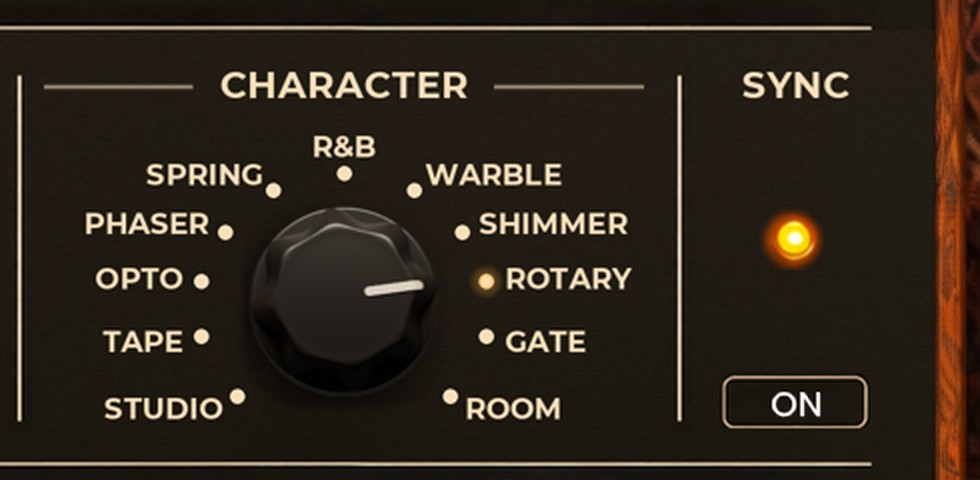
#> input picture renders/character_now.jpg, 980 x 480 px
$ python overlay.py ../../../../renders/character_now.jpg out.png
#> lines starting #> are read from the running program, lines starting #| are printed output that depends on the picture
"""Reference (ref_rosewood_1) mapped into UI space next to / blended with a composite.  python overlay.py comp.png out.png"""
import sys
from PIL import Image
c = Image.open(sys.argv[1]).convert("RGB")
#> c is the input picture: PIL image 980x480 RGB; mean R, G, B 47.5, 38.7, 28.6
r = Image.open(__file__.replace("overlay.py", "gen/ref_rosewood_1_1.png")).convert("RGB").resize((1600, 1000), Image.LANCZOS)
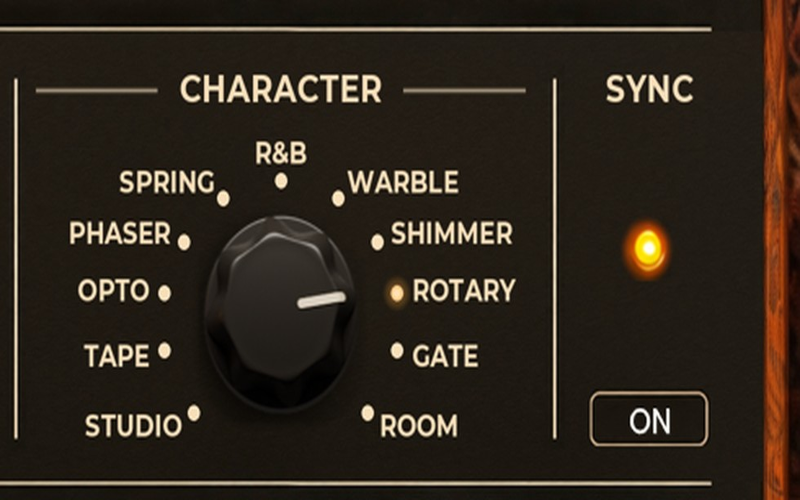
#> r: PIL image 1600x1000 RGB (shown at 1/2 size); mean R, G, B 47.5, 38.7, 28.6
# the reference's steel zone (y 75..630) onto ours (96..672)
k = 576 / 555; r2 = r.resize((1600, round(1000 * k)), Image.LANCZOS); off = round(96 - 75 * k)
ref = Image.new("RGB", (1600, 1000)); ref.paste(r2, (0, off))
#> after `ref = Image.new('RGB', (1600, 1000))`: ref: PIL image 1600x1000 RGB; every value is 0
#> after `ref.paste(r2, (0, off))`:
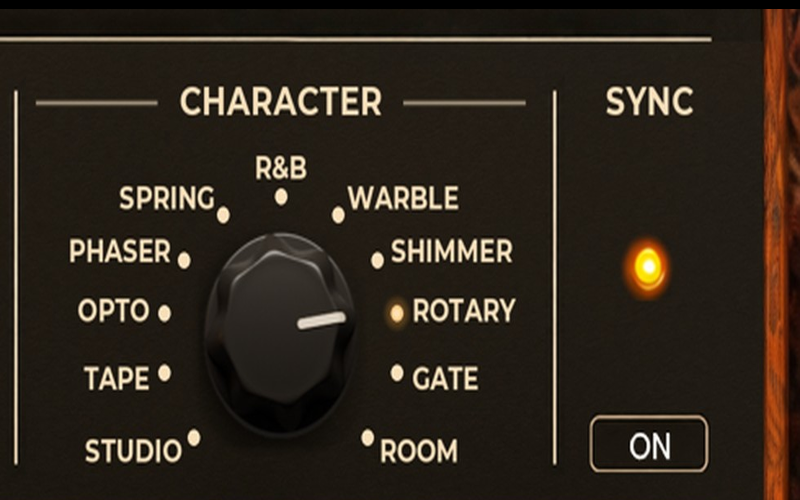
#> ref: PIL image 1600x1000 RGB (shown at 1/2 size); mean R, G, B 46.6, 37.8, 28
box = (0, 96, 1600, 672)
o = Image.new("RGB", (1600, 576 * 3 + 20), "white")
#> o: PIL image 1600x1748 RGB; every value is 255
o.paste(ref.crop(box), (0, 0)); o.paste(c.crop(box), (0, 586)); o.paste(Image.blend(ref, c, 0.5).crop(box), (0, 1172))
#> after `o.paste(ref.crop(box), (0, 0))`:
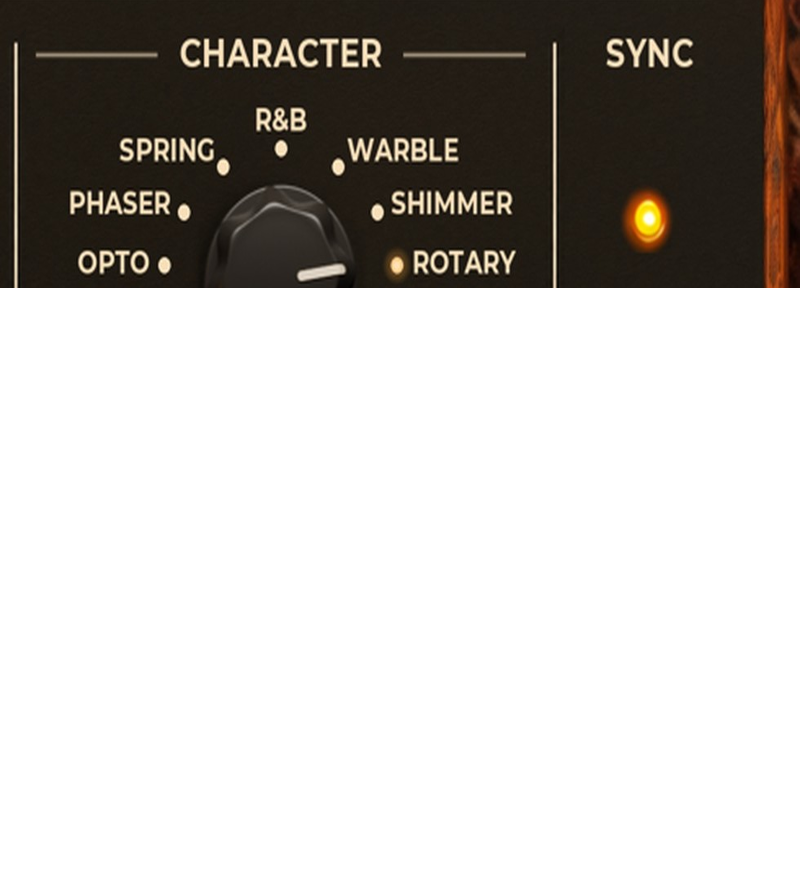
#> o: PIL image 1600x1748 RGB (shown at 1/2 size); mean R, G, B 188.1, 184.9, 181.2
#> after `o.paste(c.crop(box), (0, 586))`:
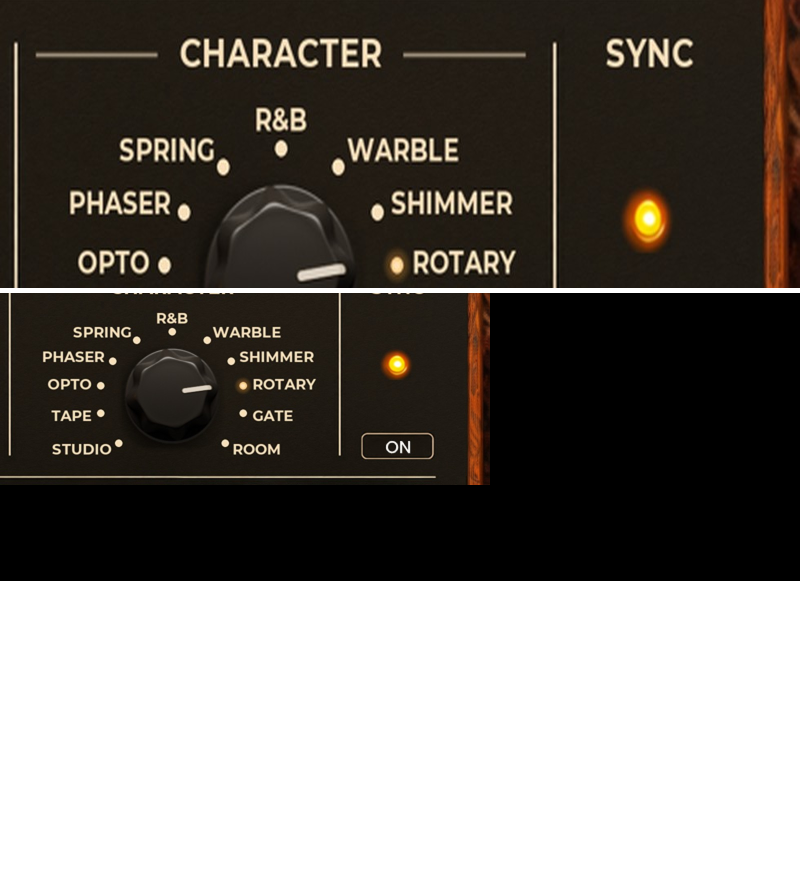
#> o: PIL image 1600x1748 RGB (shown at 1/2 size); mean R, G, B 110.4, 106, 101
#> (the run stopped early here; a loop or call above may not have finished)

$ run again, on renders/knob_shadow_fixed.jpg
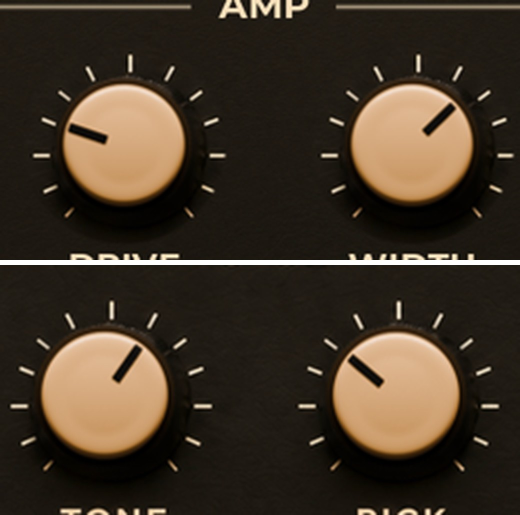
#> input picture renders/knob_shadow_fixed.jpg, 1040 x 1030 px (shown at 1/2 size)
#> c is the input picture: PIL image 1040x1030 RGB; mean R, G, B 65.2, 53.2, 39.6
#> ref: PIL image 1600x1000 RGB; every value is 0
#> `ref.paste(r2, (0, off))`:
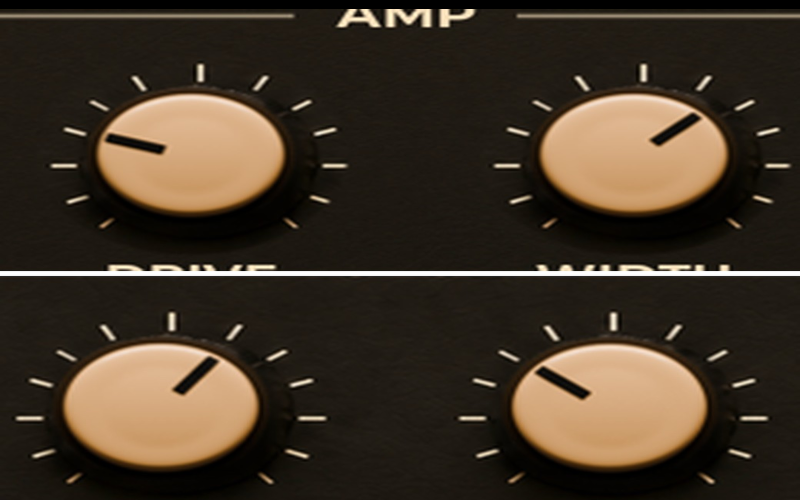
#> ref: PIL image 1600x1000 RGB (shown at 1/2 size); mean R, G, B 65.7, 53.6, 39.9
#> `o.paste(c.crop(box), (0, 586))`:
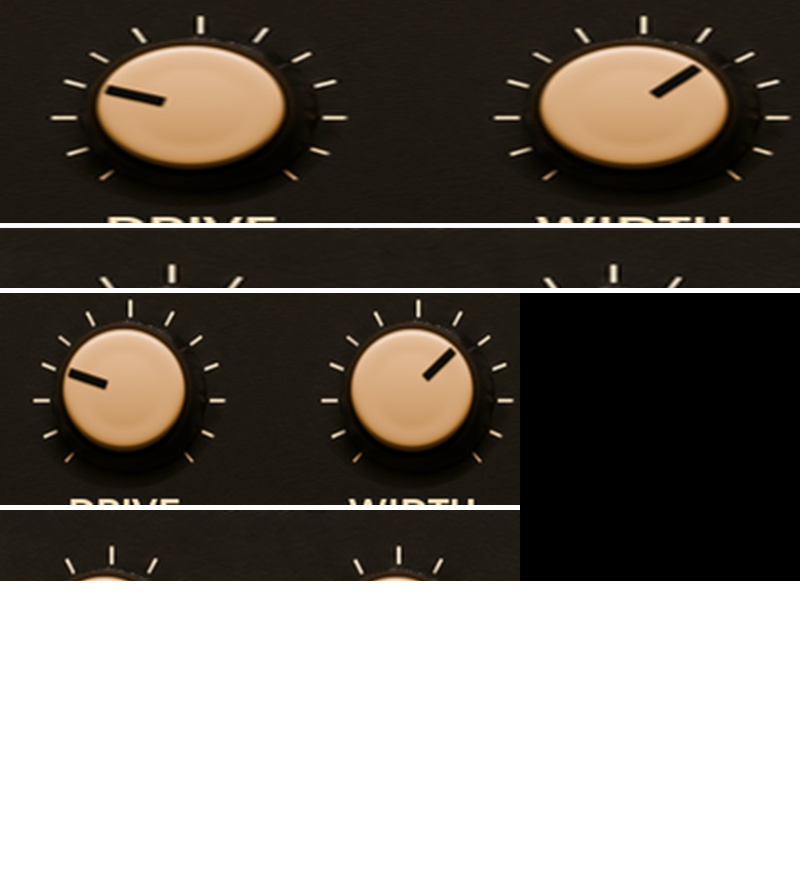
#> o: PIL image 1600x1748 RGB (shown at 1/2 size); mean R, G, B 120.8, 114.8, 108
